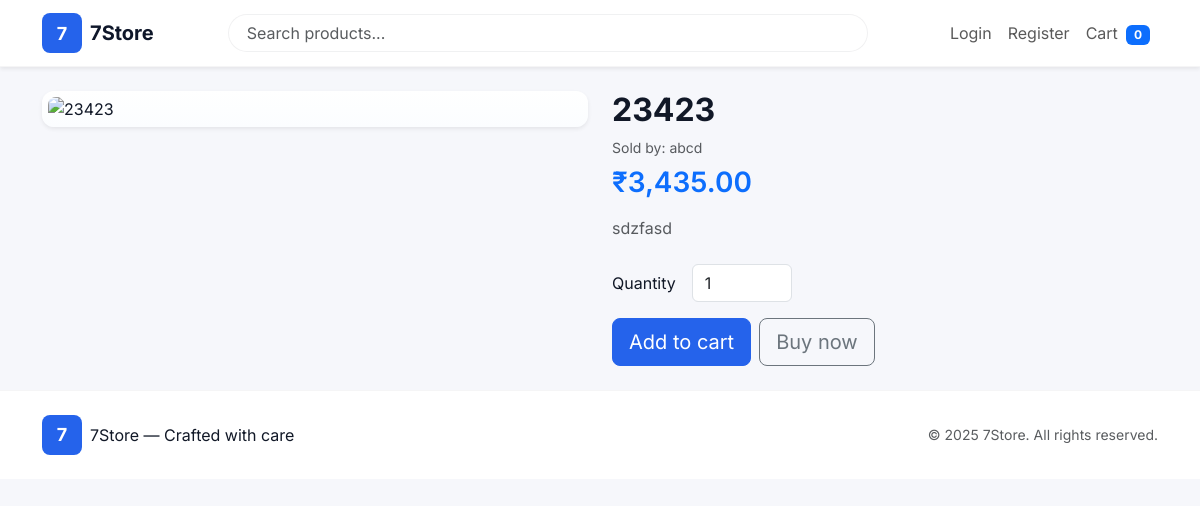
The app's page /product/dfasdf with its own data.
### models.py (models this page shows, shortened)
class Product(db.Model):
    __tablename__ = "product"
    id = db.Column(db.Integer, primary_key=True)
    seller_id = db.Column(db.Integer, db.ForeignKey("user.id"), nullable=True, index=True)
    name = db.Column(db.String(255), nullable=False, index=True)
    slug = db.Column(db.String(255), unique=True, nullable=False)
    description = db.Column(db.Text, nullable=True)
    price = db.Column(db.Float, nullable=False)
    stock = db.Column(db.Integer, default=0)
    image_filename = db.Column(db.String(512), nullable=True)
    created_at = db.Column(db.DateTime, default=datetime.utcnow)
    seller = db.relationship("User", back_populates="products")

class User(UserMixin, db.Model):
    __tablename__ = "user"
    id = db.Column(db.Integer, primary_key=True)
    username = db.Column(db.String(80), unique=True, nullable=False, index=True)
    email = db.Column(db.String(120), unique=True, nullable=False, index=True)
    password_hash = db.Column(db.String(256), nullable=False)
    is_admin = db.Column(db.Boolean, default=False)
    is_seller = db.Column(db.Boolean, default=False)
    created_at = db.Column(db.DateTime, default=datetime.utcnow)
    seller_profile = db.relationship("SellerProfile", back_populates="user", uselist=False)
    products = db.relationship("Product", back_populates="seller", lazy="dynamic")

### shop.py (the view)
@shop_bp.route("/product/<slug>")
def product_detail(slug):
    product = Product.query.filter_by(slug=slug).first_or_404()
    return render_template("product.html", product=product)

### templates/product.html (shortened to what this page needs)
{% extends "base.html" %}
{% block content %}
<div class="row">
  <div class="col-lg-6 mb-4">
    <div class="product-gallery shadow-sm">
      {% if product.image_filename %}
        <img src="{{ url_for('uploaded_file', filename=product.image_filename) }}" class="img-fluid main-photo" alt="{{ product.name }}">
      {% else %}
        <img src="{{ url_for('static', filename='images/product-placeholder.png') }}" class="img-fluid main-photo" alt="{{ product.name }}">
      {% endif %}
    </div>
  </div>
  <div class="col-lg-6">
    <h2 class="fw-bold">{{ product.name }}</h2>
    <p class="text-muted small mb-2">Sold by: {% if product.seller %}{{ product.seller.username }}{% else %}7Store{% endif %}</p>
    <div class="mb-3">
      <span class="h3 text-primary fw-semibold">{{ product.price|inr }}</span>
    </div>
    <p class="mb-4 text-muted">{{ product.description }}</p>
    <form method="post" action="{{ url_for('shop.add_to_cart', product_id=product.id) }}">
      <div class="d-flex align-items-center mb-3">
        <label class="me-3">Quantity</label>
        <input type="number" name="qty" value="1" min="1" class="form-control" style="width:100px;">
      </div>
      <div class="d-flex gap-2">
        <button class="btn btn-primary btn-lg">Add to cart</button>
        <a class="btn btn-outline-secondary btn-lg" href="{{ url_for('shop.checkout') }}">Buy now</a>
      </div>
    </form>
  </div>
</div>
{% endblock %}

### static/css/styles.css (style rules this page uses)
:root { --accent: #2563eb; --muted: #6b7280; --card: #ffffff; --bg: #f6f7fb; --radius: 12px; --shadow-sm: 0 6px 18px rgba(17,24,39,0.06); }
* { box-sizing: border-box; }
body { font-family: 'Inter', system-ui, -apple-system, "Segoe UI", Roboto, "Helvetica Neue", Arial; background: var(--bg); color: #111827; -webkit-font-smoothing:antialiased; -moz-osx-font-smoothing:grayscale; margin: 0; }
a { text-decoration: none; }
img { max-width: 100%; display: block; }
.product-gallery { border-radius:12px; overflow:hidden; background:linear-gradient(180deg,#fff,#fbfdff); padding:6px; }
.product-gallery .main-photo { width:100%; border-radius:8px; }
.btn-primary { background: var(--accent); border-color: var(--accent); }

### records on screen
Product: name "23423", price|inr "₹3,435.00", description "sdzfasd"
User: seller.username "abcd"

### other values on screen
{{ cart_quantity or 0 }} "0"
